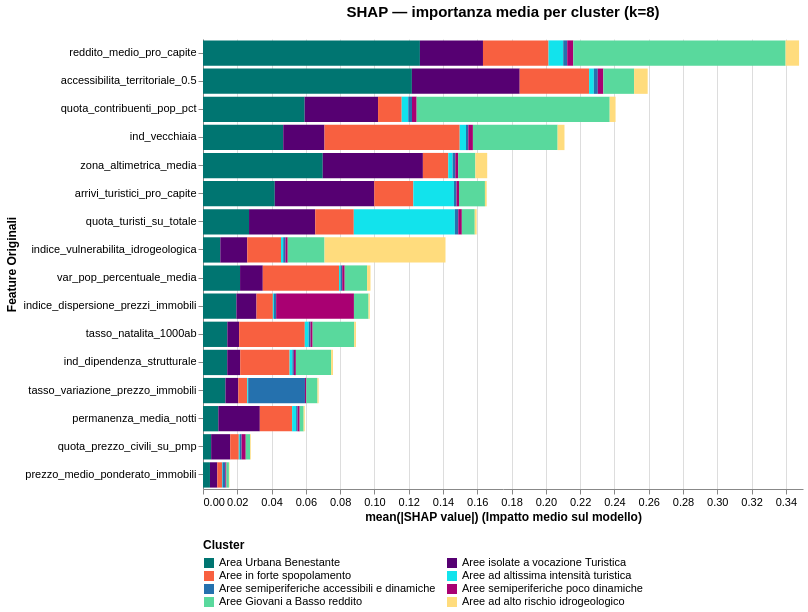

Vega-Lite specification stored for this chart:
### Vega-Lite specification from a JSON file in a GitHub repository (floating-point values rounded to 4 significant figures)
{"background": "transparent", "view": {"stroke": "transparent"}, "axis": {"labelFontSize": 11, "titleFontSize": 12}, "header": {"labelFontSize": 11, "titleFontSize": 12}, "legend": {"titleFontSize": 12, "labelFontSize": 11}, "data": {"name": "data-a3a7c9bc78f72621f8b6fd84b81d434c"}, "mark": {"type": "bar"}, "config": {"axis": {"labelFontSize": 11, "titleFontSize": 12}, "background": "transparent", "header": {"labelFontSize": 11, "titleFontSize": 12}, "legend": {"titleFontSize": 12, "labelFontSize": 11}, "view": {"stroke": "transparent"}}, "encoding": {"color": {"field": "Cluster", "legend": {"columns": 2, "labelLimit": 300, "orient": "bottom", "title": "Cluster"}, "scale": {"domain": ["Area Urbana Benestante", "Aree isolate a vocazione Turistica", "Aree in forte spopolamento", "Aree ad altissima intensità turistica", "Aree semiperiferiche accessibili e dinamiche", "Aree semiperiferiche poco dinamiche", "Aree Giovani a Basso reddito", "Aree ad alto rischio idrogeologico"], "range": ["#007571", "#560072", "#F86040", "#12E3EC", "#2571AE", "#A90072", "#59D99D", "#FFDC7D"]}, "sort": ["Area Urbana Benestante", "Aree isolate a vocazione Turistica", "Aree in forte spopolamento", "Aree ad altissima intensità turistica", "Aree semiperiferiche accessibili e dinamiche", "Aree semiperiferiche poco dinamiche", "Aree Giovani a Basso reddito", "Aree ad alto rischio idrogeologico"], "type": "nominal"}, "opacity": {"condition": {"param": "param_3", "value": 1.0}, "value": 0.1}, "tooltip": [{"field": "Feature", "type": "nominal"}, {"field": "Cluster", "type": "nominal"}, {"field": "Mean_SHAP", "type": "quantitative"}], "x": {"axis": {"grid": true}, "field": "Mean_SHAP", "title": "mean(|SHAP value|) (Impatto medio sul modello)", "type": "quantitative"}, "y": {"axis": {"labelExpr": "datum.value == 'numero_comuni' ? 'Numero Comuni' : datum.value == 'indice_dipendenza_medio' ? 'ind_dipendenza_strutturale' : datum.value == 'indice_natalita_medio' ? 'tasso_natalita_1000ab' : datum.value == 'indice_anzianita_medio' ? 'ind_vecchiaia' : datum.value == 'variazione_pop_pct_media' ? 'var_pop_percentuale_media' : datum.value == 'reddito_medio_pro_capite' ? 'reddito_medio_pro_capite' : datum.value == 'quota_contribuenti_su_popolazione' ? 'quota_contribuenti_pop_pct' : datum.value == 'zona_altimetrica_media' ? 'zona_altimetrica_media' : datum.value == 'Percentuale_Turisti' ? 'quota_turisti_su_totale' : datum.value == 'permanenza_media_notti' ? 'permanenza_media_notti' : datum.value == 'arrivi_pro_capite' ? 'arrivi_turistici_pro_capite' : datum.value == 'PMP' ? 'prezzo_medio_ponderato_immobili' : datum.value == 'IDP' ? 'indice_dispersione_prezzi_immobili' : datum.value == 'TVP' ? 'tasso_variazione_prezzo_immobili' : datum.value == 'IMX' ? 'quota_prezzo_civili_su_pmp' : datum.value == 'accessibilita_alpha_0.5' ? 'accessibilita_territoriale_0.5' : datum.value == 'IVI_alto_rischio' ? 'indice_vulnerabilita_idrogeologica' : datum.value"}, "field": "Feature", "sort": "-x", "title": "Feature Originali", "type": "nominal"}}, "height": 450, "params": [{"name": "param_3", "select": {"type": "point", "fields": ["Cluster"]}, "bind": "legend"}], "title": {"text": "SHAP — importanza media per cluster (k=8)", "anchor": "middle", "dy": -15, "fontSize": 15, "fontWeight": "bold"}, "width": 600, "$schema": "https://vega.github.io/schema/vega-lite/v5.20.1.json", "datasets": {"data-a3a7c9bc78f72621f8b6fd84b81d434c": [{"Feature": "indice_natalita_medio", "Cluster": "Area Urbana Benestante", "Mean_SHAP": 0.0142}, {"Feature": "indice_anzianita_medio", "Cluster": "Area Urbana Benestante", "Mean_SHAP": 0.04681}, {"Feature": "indice_dipendenza_medio", "Cluster": "Area Urbana Benestante", "Mean_SHAP": 0.01415}, {"Feature": "variazione_pop_pct_media", "Cluster": "Area Urbana Benestante", "Mean_SHAP": 0.02162}, {"Feature": "reddito_medio_pro_capite", "Cluster": "Area Urbana Benestante", "Mean_SHAP": 0.1265}, {"Feature": "quota_contribuenti_su_popolazione", "Cluster": "Area Urbana Benestante", "Mean_SHAP": 0.05931}, {"Feature": "arrivi_pro_capite", "Cluster": "Area Urbana Benestante", "Mean_SHAP": 0.04187}, {"Feature": "permanenza_media_notti", "Cluster": "Area Urbana Benestante", "Mean_SHAP": 0.00895}, {"Feature": "Percentuale_Turisti", "Cluster": "Area Urbana Benestante", "Mean_SHAP": 0.02686}, {"Feature": "accessibilita_alpha_0.5", "Cluster": "Area Urbana Benestante", "Mean_SHAP": 0.1219}, {"Feature": "PMP", "Cluster": "Area Urbana Benestante", "Mean_SHAP": 0.004062}, {"Feature": "IDP", "Cluster": "Area Urbana Benestante", "Mean_SHAP": 0.01949}, {"Feature": "TVP", "Cluster": "Area Urbana Benestante", "Mean_SHAP": 0.01308}, {"Feature": "IMX", "Cluster": "Area Urbana Benestante", "Mean_SHAP": 0.004753}, {"Feature": "IVI_alto_rischio", "Cluster": "Area Urbana Benestante", "Mean_SHAP": 0.01009}, {"Feature": "zona_altimetrica_media", "Cluster": "Area Urbana Benestante", "Mean_SHAP": 0.06986}, {"Feature": "indice_natalita_medio", "Cluster": "Aree isolate a vocazione Turistica", "Mean_SHAP": 0.006899}, {"Feature": "indice_anzianita_medio", "Cluster": "Aree isolate a vocazione Turistica", "Mean_SHAP": 0.02407}, {"Feature": "indice_dipendenza_medio", "Cluster": "Aree isolate a vocazione Turistica", "Mean_SHAP": 0.007561}, {"Feature": "variazione_pop_pct_media", "Cluster": "Aree isolate a vocazione Turistica", "Mean_SHAP": 0.01326}, {"Feature": "reddito_medio_pro_capite", "Cluster": "Aree isolate a vocazione Turistica", "Mean_SHAP": 0.03679}, {"Feature": "quota_contribuenti_su_popolazione", "Cluster": "Aree isolate a vocazione Turistica", "Mean_SHAP": 0.04282}, {"Feature": "arrivi_pro_capite", "Cluster": "Aree isolate a vocazione Turistica", "Mean_SHAP": 0.05805}, {"Feature": "permanenza_media_notti", "Cluster": "Aree isolate a vocazione Turistica", "Mean_SHAP": 0.0242}, {"Feature": "Percentuale_Turisti", "Cluster": "Aree isolate a vocazione Turistica", "Mean_SHAP": 0.03861}, {"Feature": "accessibilita_alpha_0.5", "Cluster": "Aree isolate a vocazione Turistica", "Mean_SHAP": 0.06289}, {"Feature": "PMP", "Cluster": "Aree isolate a vocazione Turistica", "Mean_SHAP": 0.004276}, {"Feature": "IDP", "Cluster": "Aree isolate a vocazione Turistica", "Mean_SHAP": 0.01172}, {"Feature": "TVP", "Cluster": "Aree isolate a vocazione Turistica", "Mean_SHAP": 0.007523}, {"Feature": "IMX", "Cluster": "Aree isolate a vocazione Turistica", "Mean_SHAP": 0.01112}, {"Feature": "IVI_alto_rischio", "Cluster": "Aree isolate a vocazione Turistica", "Mean_SHAP": 0.01573}, {"Feature": "zona_altimetrica_media", "Cluster": "Aree isolate a vocazione Turistica", "Mean_SHAP": 0.05842}, {"Feature": "indice_natalita_medio", "Cluster": "Aree in forte spopolamento", "Mean_SHAP": 0.03829}, {"Feature": "indice_anzianita_medio", "Cluster": "Aree in forte spopolamento", "Mean_SHAP": 0.07887}, {"Feature": "indice_dipendenza_medio", "Cluster": "Aree in forte spopolamento", "Mean_SHAP": 0.0288}, {"Feature": "variazione_pop_pct_media", "Cluster": "Aree in forte spopolamento", "Mean_SHAP": 0.04447}, {"Feature": "reddito_medio_pro_capite", "Cluster": "Aree in forte spopolamento", "Mean_SHAP": 0.03825}, {"Feature": "quota_contribuenti_su_popolazione", "Cluster": "Aree in forte spopolamento", "Mean_SHAP": 0.01378}, {"Feature": "arrivi_pro_capite", "Cluster": "Aree in forte spopolamento", "Mean_SHAP": 0.02277}, {"Feature": "permanenza_media_notti", "Cluster": "Aree in forte spopolamento", "Mean_SHAP": 0.01883}, {"Feature": "Percentuale_Turisti", "Cluster": "Aree in forte spopolamento", "Mean_SHAP": 0.0225}, {"Feature": "accessibilita_alpha_0.5", "Cluster": "Aree in forte spopolamento", "Mean_SHAP": 0.04048}, {"Feature": "PMP", "Cluster": "Aree in forte spopolamento", "Mean_SHAP": 0.002742}, {"Feature": "IDP", "Cluster": "Aree in forte spopolamento", "Mean_SHAP": 0.009548}, {"Feature": "TVP", "Cluster": "Aree in forte spopolamento", "Mean_SHAP": 0.005191}, {"Feature": "IMX", "Cluster": "Aree in forte spopolamento", "Mean_SHAP": 0.005012}, {"Feature": "IVI_alto_rischio", "Cluster": "Aree in forte spopolamento", "Mean_SHAP": 0.01968}, {"Feature": "zona_altimetrica_media", "Cluster": "Aree in forte spopolamento", "Mean_SHAP": 0.01481}, {"Feature": "indice_natalita_medio", "Cluster": "Aree ad altissima intensità turistica", "Mean_SHAP": 0.00224}, {"Feature": "indice_anzianita_medio", "Cluster": "Aree ad altissima intensità turistica", "Mean_SHAP": 0.003654}, {"Feature": "indice_dipendenza_medio", "Cluster": "Aree ad altissima intensità turistica", "Mean_SHAP": 0.001617}, {"Feature": "variazione_pop_pct_media", "Cluster": "Aree ad altissima intensità turistica", "Mean_SHAP": 0.0008829}, {"Feature": "reddito_medio_pro_capite", "Cluster": "Aree ad altissima intensità turistica", "Mean_SHAP": 0.008554}, {"Feature": "quota_contribuenti_su_popolazione", "Cluster": "Aree ad altissima intensità turistica", "Mean_SHAP": 0.003845}, {"Feature": "arrivi_pro_capite", "Cluster": "Aree ad altissima intensità turistica", "Mean_SHAP": 0.02368}, {"Feature": "permanenza_media_notti", "Cluster": "Aree ad altissima intensità turistica", "Mean_SHAP": 0.002357}, {"Feature": "Percentuale_Turisti", "Cluster": "Aree ad altissima intensità turistica", "Mean_SHAP": 0.05894}, {"Feature": "accessibilita_alpha_0.5", "Cluster": "Aree ad altissima intensità turistica", "Mean_SHAP": 0.00275}, {"Feature": "PMP", "Cluster": "Aree ad altissima intensità turistica", "Mean_SHAP": 0.0003516}, {"Feature": "IDP", "Cluster": "Aree ad altissima intensità turistica", "Mean_SHAP": 0.000612}, {"Feature": "TVP", "Cluster": "Aree ad altissima intensità turistica", "Mean_SHAP": 0.0005591}, {"Feature": "IMX", "Cluster": "Aree ad altissima intensità turistica", "Mean_SHAP": 0.0005589}, {"Feature": "IVI_alto_rischio", "Cluster": "Aree ad altissima intensità turistica", "Mean_SHAP": 0.001287}, {"Feature": "zona_altimetrica_media", "Cluster": "Aree ad altissima intensità turistica", "Mean_SHAP": 0.002509}, {"Feature": "indice_natalita_medio", "Cluster": "Aree semiperiferiche accessibili e dinamiche", "Mean_SHAP": 0.001073}, {"Feature": "indice_anzianita_medio", "Cluster": "Aree semiperiferiche accessibili e dinamiche", "Mean_SHAP": 0.001371}, {"Feature": "indice_dipendenza_medio", "Cluster": "Aree semiperiferiche accessibili e dinamiche", "Mean_SHAP": 0.0008879}, {"Feature": "variazione_pop_pct_media", "Cluster": "Aree semiperiferiche accessibili e dinamiche", "Mean_SHAP": 0.0009795}, {"Feature": "reddito_medio_pro_capite", "Cluster": "Aree semiperiferiche accessibili e dinamiche", "Mean_SHAP": 0.002339}, {"Feature": "quota_contribuenti_su_popolazione", "Cluster": "Aree semiperiferiche accessibili e dinamiche", "Mean_SHAP": 0.002163}, {"Feature": "arrivi_pro_capite", "Cluster": "Aree semiperiferiche accessibili e dinamiche", "Mean_SHAP": 0.001512}, {"Feature": "permanenza_media_notti", "Cluster": "Aree semiperiferiche accessibili e dinamiche", "Mean_SHAP": 0.0008246}, {"Feature": "Percentuale_Turisti", "Cluster": "Aree semiperiferiche accessibili e dinamiche", "Mean_SHAP": 0.002009}, {"Feature": "accessibilita_alpha_0.5", "Cluster": "Aree semiperiferiche accessibili e dinamiche", "Mean_SHAP": 0.002325}, {"Feature": "PMP", "Cluster": "Aree semiperiferiche accessibili e dinamiche", "Mean_SHAP": 0.001586}, {"Feature": "IDP", "Cluster": "Aree semiperiferiche accessibili e dinamiche", "Mean_SHAP": 0.001307}, {"Feature": "TVP", "Cluster": "Aree semiperiferiche accessibili e dinamiche", "Mean_SHAP": 0.03312}, {"Feature": "IMX", "Cluster": "Aree semiperiferiche accessibili e dinamiche", "Mean_SHAP": 0.001042}, {"Feature": "IVI_alto_rischio", "Cluster": "Aree semiperiferiche accessibili e dinamiche", "Mean_SHAP": 0.001323}, {"Feature": "zona_altimetrica_media", "Cluster": "Aree semiperiferiche accessibili e dinamiche", "Mean_SHAP": 0.001593}, {"Feature": "indice_natalita_medio", "Cluster": "Aree semiperiferiche poco dinamiche", "Mean_SHAP": 0.001249}, {"Feature": "indice_anzianita_medio", "Cluster": "Aree semiperiferiche poco dinamiche", "Mean_SHAP": 0.002678}, {"Feature": "indice_dipendenza_medio", "Cluster": "Aree semiperiferiche poco dinamiche", "Mean_SHAP": 0.00116}, {"Feature": "variazione_pop_pct_media", "Cluster": "Aree semiperiferiche poco dinamiche", "Mean_SHAP": 0.001443}, {"Feature": "reddito_medio_pro_capite", "Cluster": "Aree semiperiferiche poco dinamiche", "Mean_SHAP": 0.003528}, {"Feature": "quota_contribuenti_su_popolazione", "Cluster": "Aree semiperiferiche poco dinamiche", "Mean_SHAP": 0.002726}, {"Feature": "arrivi_pro_capite", "Cluster": "Aree semiperiferiche poco dinamiche", "Mean_SHAP": 0.001436}, {"Feature": "permanenza_media_notti", "Cluster": "Aree semiperiferiche poco dinamiche", "Mean_SHAP": 0.001246}, {"Feature": "Percentuale_Turisti", "Cluster": "Aree semiperiferiche poco dinamiche", "Mean_SHAP": 0.002071}, {"Feature": "accessibilita_alpha_0.5", "Cluster": "Aree semiperiferiche poco dinamiche", "Mean_SHAP": 0.003224}, {"Feature": "PMP", "Cluster": "Aree semiperiferiche poco dinamiche", "Mean_SHAP": 0.0006407}, {"Feature": "IDP", "Cluster": "Aree semiperiferiche poco dinamiche", "Mean_SHAP": 0.04538}, {"Feature": "TVP", "Cluster": "Aree semiperiferiche poco dinamiche", "Mean_SHAP": 0.0008083}, {"Feature": "IMX", "Cluster": "Aree semiperiferiche poco dinamiche", "Mean_SHAP": 0.002437}, {"Feature": "IVI_alto_rischio", "Cluster": "Aree semiperiferiche poco dinamiche", "Mean_SHAP": 0.001318}, {"Feature": "zona_altimetrica_media", "Cluster": "Aree semiperiferiche poco dinamiche", "Mean_SHAP": 0.001639}, {"Feature": "indice_natalita_medio", "Cluster": "Aree Giovani a Basso reddito", "Mean_SHAP": 0.02426}, {"Feature": "indice_anzianita_medio", "Cluster": "Aree Giovani a Basso reddito", "Mean_SHAP": 0.04941}, {"Feature": "indice_dipendenza_medio", "Cluster": "Aree Giovani a Basso reddito", "Mean_SHAP": 0.02058}, {"Feature": "variazione_pop_pct_media", "Cluster": "Aree Giovani a Basso reddito", "Mean_SHAP": 0.01306}, {"Feature": "reddito_medio_pro_capite", "Cluster": "Aree Giovani a Basso reddito", "Mean_SHAP": 0.1239}, {"Feature": "quota_contribuenti_su_popolazione", "Cluster": "Aree Giovani a Basso reddito", "Mean_SHAP": 0.1126}, {"Feature": "arrivi_pro_capite", "Cluster": "Aree Giovani a Basso reddito", "Mean_SHAP": 0.01514}, {"Feature": "permanenza_media_notti", "Cluster": "Aree Giovani a Basso reddito", "Mean_SHAP": 0.002298}, {"Feature": "Percentuale_Turisti", "Cluster": "Aree Giovani a Basso reddito", "Mean_SHAP": 0.007529}, {"Feature": "accessibilita_alpha_0.5", "Cluster": "Aree Giovani a Basso reddito", "Mean_SHAP": 0.01795}, {"Feature": "PMP", "Cluster": "Aree Giovani a Basso reddito", "Mean_SHAP": 0.001458}, {"Feature": "IDP", "Cluster": "Aree Giovani a Basso reddito", "Mean_SHAP": 0.008506}, {"Feature": "TVP", "Cluster": "Aree Giovani a Basso reddito", "Mean_SHAP": 0.006497}, {"Feature": "IMX", "Cluster": "Aree Giovani a Basso reddito", "Mean_SHAP": 0.002518}, {"Feature": "IVI_alto_rischio", "Cluster": "Aree Giovani a Basso reddito", "Mean_SHAP": 0.02146}, {"Feature": "zona_altimetrica_media", "Cluster": "Aree Giovani a Basso reddito", "Mean_SHAP": 0.01005}, {"Feature": "indice_natalita_medio", "Cluster": "Aree ad alto rischio idrogeologico", "Mean_SHAP": 0.001021}, {"Feature": "indice_anzianita_medio", "Cluster": "Aree ad alto rischio idrogeologico", "Mean_SHAP": 0.004002}, {"Feature": "indice_dipendenza_medio", "Cluster": "Aree ad alto rischio idrogeologico", "Mean_SHAP": 0.00106}, {"Feature": "variazione_pop_pct_media", "Cluster": "Aree ad alto rischio idrogeologico", "Mean_SHAP": 0.001995}, {"Feature": "reddito_medio_pro_capite", "Cluster": "Aree ad alto rischio idrogeologico", "Mean_SHAP": 0.007857}, {"Feature": "quota_contribuenti_su_popolazione", "Cluster": "Aree ad alto rischio idrogeologico", "Mean_SHAP": 0.003415}, {"Feature": "arrivi_pro_capite", "Cluster": "Aree ad alto rischio idrogeologico", "Mean_SHAP": 0.001019}, {"Feature": "permanenza_media_notti", "Cluster": "Aree ad alto rischio idrogeologico", "Mean_SHAP": 0.000646}, {"Feature": "Percentuale_Turisti", "Cluster": "Aree ad alto rischio idrogeologico", "Mean_SHAP": 0.001114}, {"Feature": "accessibilita_alpha_0.5", "Cluster": "Aree ad alto rischio idrogeologico", "Mean_SHAP": 0.007917}, {"Feature": "PMP", "Cluster": "Aree ad alto rischio idrogeologico", "Mean_SHAP": 0.0003366}, {"Feature": "IDP", "Cluster": "Aree ad alto rischio idrogeologico", "Mean_SHAP": 0.0007137}, {"Feature": "TVP", "Cluster": "Aree ad alto rischio idrogeologico", "Mean_SHAP": 0.0006581}, {"Feature": "IMX", "Cluster": "Aree ad alto rischio idrogeologico", "Mean_SHAP": 0.0004137}, {"Feature": "IVI_alto_rischio", "Cluster": "Aree ad alto rischio idrogeologico", "Mean_SHAP": 0.07058}, {"Feature": "zona_altimetrica_media", "Cluster": "Aree ad alto rischio idrogeologico", "Mean_SHAP": 0.006905}]}}
